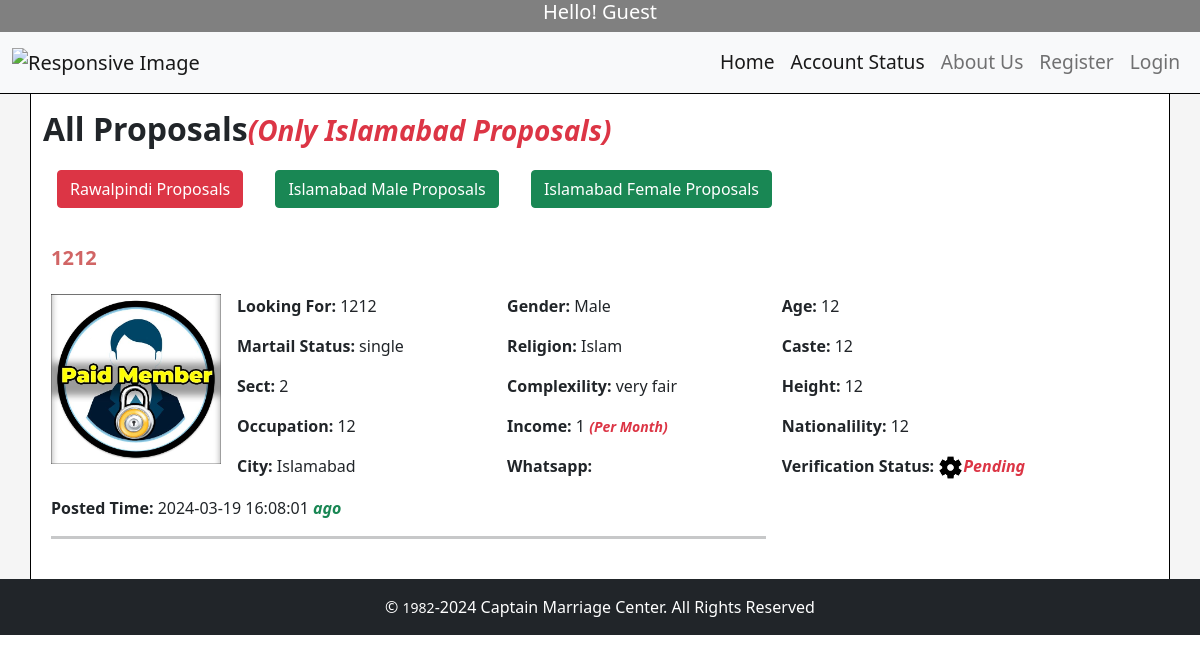
Page /islamabad.php on the committed database.
### tables this page shows
CREATE TABLE `registerinfo` (
  `id` int(11) NOT NULL,
  `username` varchar(255) NOT NULL,
  `email` varchar(255) NOT NULL,
  `password` varchar(255) NOT NULL,
  `status` int(11) DEFAULT NULL,
  `whatsapp` varchar(20) DEFAULT NULL,
  `user_image` varchar(255) DEFAULT NULL,
  `userid` varchar(20) DEFAULT NULL,
  `bio` text DEFAULT NULL,
  `self` text DEFAULT NULL,
  `gender` varchar(10) DEFAULT NULL,
  `age` int(11) DEFAULT NULL,
  `martial` varchar(20) DEFAULT NULL,
  `religion` varchar(50) DEFAULT NULL,
  `caste` varchar(50) DEFAULT NULL,
  `sect` varchar(50) DEFAULT NULL,
  `color` varchar(50) DEFAULT NULL,
  `height` varchar(50) DEFAULT NULL,
  `study` varchar(255) DEFAULT NULL,
  `occup` varchar(255) DEFAULT NULL,
  `income` varchar(50) DEFAULT NULL,
  `nation` varchar(50) DEFAULT NULL,
  `city` varchar(50) DEFAULT NULL,
  `created` timestamp NOT NULL DEFAULT current_timestamp()
);

### islamabad.php (the view, shortened to what this page needs)
<?php
include_once('connection.php');
?>
<!DOCTYPE html>
<html lang="en">
<head>
  <link rel="stylesheet" href="css/style.css">
  <link href="https://cdn.jsdelivr.net/npm/bootstrap@5.0.2/dist/css/bootstrap.min.css" rel="stylesheet">
</head>
<body>
  <?php
  include ('header_info.php');
  ?>
  <nav class="navbar navbar-expand-lg navbar-light bg-light" style="border-bottom:1px solid black;">
  <div class="container-fluid">
        <a class="navbar-brand" href="home.php"><img src="img//logo.png"  title="Home Page" alt="Responsive Image" height="80"></a>
    <div class="collapse navbar-collapse" id="navbarNavDropdown">
      <ul class="navbar-nav ms-auto">
        <li class="nav-item">
          <a class="nav-link active" aria-current="page" href="home.php" style="font-size: larger;">Home</a>
        </li>
        <li class="nav-item">
          <a class="nav-link active" aria-current="page" href="account_status.php" style="font-size: larger;">Account Status</a>
        </li>
        <li class="nav-item">
          <a class="nav-link" href="about.php" style="font-size: larger;">About Us</a>
        </li>
        <li class="nav-item">
        <?php
            if(!isset($_SESSION['username'])){
            ?>
              <a class="nav-link" href="register.php" id="bt-reg" style="font-size: larger;">Register</a>
              <?php
            }
          ?>
        </li>
        <li class="nav-item">
          <?php
            if(!isset($_SESSION['username'])){
            ?>
              <a class="nav-link" href="login.php" id="bt-login" style="font-size: larger;">Login</a>
              <?php
            }
          ?>
        </li>
      </ul>
    </div>
  </div>
</nav>
<div class="area" style="background-color: whitesmoke;">
    <div class="container" style="background-color: white; border-left:1px solid black;border-right:1px solid black;">
        <div class="row">
            <div class="col-lg-12 col-md-12 col-sm-12 py-3">
              <h2 class="fw-bold">All Proposals<small class="text-danger"><i>(Only Islamabad Proposals)</i></small></h2>
              <a href="rawalpindi.php" class="btn btn-danger">Rawalpindi Proposals</a>
              <a href="islamabad_male.php" class="btn btn-success">Islamabad Male Proposals</a>
              <a href="islamabad_female.php" class="btn btn-success">Islamabad Female Proposals</a>
            </div>
        </div>
        <div class="row" style="boder: 1px solid gray;">
            <div class="col-lg-12 col-md-12 col-sm-10">
              <div class="table-responsive">
                <table class="table table-borderless">
                  <tbody>
                    <?php
                      $query = "select * from registerinfo Where city='islamabad'";
                      $query_search = mysqli_query($con,$query);
                      if(mysqli_num_rows($query_search)>0){
                      while($res = mysqli_fetch_assoc($query_search)){
                      ?>
                        <tr>
                          <td colspan="4"><h5 style="color:#d16565; font-weight:650;" ><?php echo $res['bio'];?></h5></td>
                        </tr>
                        <tr>
                        <td rowspan="5" style="width:150px;">
                            <span>
                                <?php
                                  if(!isset($_SESSION['id'])){
                                    ?>
                                    <?php
                                    if($res['gender']=="Male"){
                                      ?>
                                      <img src="img/logout_male.jpg" height="170px" width="170px" alt="Logout_Male">
                                      <?php
                                    }
                                    else{
                                      ?>
                                      <img src="img/logout_female.jpg" height="170px" width="170px" alt="Logout_Female">
                                      <?php
                                    }
                                  }
                                  ?>
                              </span>
                            </td>
                          <td><b>Looking For: </b><?php echo $res['self'];?></td>
                          <td><b>Gender: </b><?php echo $res['gender'];?></td>
                          <td><b>Age: </b><?php echo $res['age'];?></td>
                        </tr>
                        <tr>
                          <td><b>Martail Status: </b><?php echo $res['martial'];?></td>
                          <td><b>Religion: </b><?php echo $res['religion'];?></td>
                          <td><b>Caste: </b><?php echo $res['caste'];?></td>
                        </tr>
                        <tr>
                          <td><b>Sect: </b><?php echo $res['sect'];?></td>
                          <td><b>Complexility: </b><?php echo $res['color'];?></td>
                          <td><b>Height: </b><?php echo $res['height'];?></td>
                        </tr>
                        <tr>
                          <td><b>Occupation: </b><?php echo $res['occup'];?></td>
                          <td><b>Income: </b><?php echo $res['income'];?> <small class="text-danger" style="font-weight:bold;"><i>(Per Month)</i></small></td>
                          <td><b>Nationalility: </b><?php echo $res['nation'];?></td>
                        </tr>
                        <tr>
                          <td><b>City: </b><?php echo $res['city'];?></td>
                          <td><b>Whatsapp:</b>
                          </td>
                          <td><b>Verification Status:</b>
                          <?php
                          if($res['status']==0){
                            ?>
                            <span class="text-danger fw-bold"><img src="img/pending.png" height="25px" width="25px"><i>Pending</i></span>
                            <?php
                          }
                          ?>
                          </td>
                        </tr>
                        <tr>
                          <td colspan="3"><span class="fw-bold">Posted Time:</span>
                            <span>
                            </b><?php echo $res['created'];?>
                            <i class="text-success fw-bold">ago</i>
                            </span>
                            <hr style="height:3px;">
                          </td>
                        </tr>
                        <?php
                      }
                    }
                    ?>
                  </tbody>
                </table>
           </div>
        </div>
    </div>
    </div>
    </div>
    <?php
    include('include/user_footer.php');
    ?>
</body>
</html>

### header_info.php (shortened to what this page needs)
<div class="user_header" style="background-color:grey; color:white;">
    <div class="container text-center" style="">
        <div class="row">
            <div class="col-lg-12 col-md-12 col-sm-12">
                <?php
                    if(isset($_SESSION['username']))
                    {
                    ?>
                    Hello! <b><?php echo $_SESSION['username'];?> </b>
                    <?php
                    }
                    else
                    {
                        ?>
                        <h5>Hello! Guest</h5>
                        <?php
                    }
                ?>
            </div>
        </div>
    </div>
</div>

### include/user_footer.php
<footer>
    <p class="p-3 bg-dark text-white text-center">&copy <small>1982</small>-<?php echo date("Y");?> Captain Marriage Center. All Rights Reserved </p>
</footer>

### css/style.css (style rules this page uses)
* { margin: 0; padding: 0; box-sizing: border-box; }
.navbar { color: #a94442 !important; }
.btn-danger, .btn-success { margin: 14px; }

### rows in the picture
registerinfo: bio "1212", self "1212", gender "Male", age "12", martial "single", religion "Islam", caste "12", sect "2", color "very fair", height "12", occup "12", income "1", nation "12", city "Islamabad", status 0 (drawn), created "2024-03-19 16:08:01"
